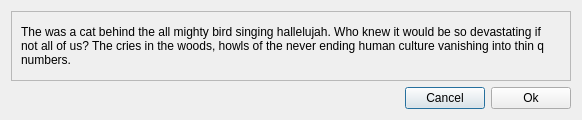
<?xml version="1.0" encoding="UTF-8"?>
<ui version="4.0">
 <class>shortQuestionBox</class>
 <widget class="QDialog" name="shortQuestionBox">
  <property name="geometry">
   <rect>
    <x>0</x>
    <y>0</y>
    <width>582</width>
    <height>117</height>
   </rect>
  </property>
  <property name="sizePolicy">
   <sizepolicy hsizetype="Expanding" vsizetype="Expanding">
    <horstretch>1</horstretch>
    <verstretch>1</verstretch>
   </sizepolicy>
  </property>
  <property name="windowTitle">
   <string>Meggie</string>
  </property>
  <layout class="QGridLayout" name="gridLayout">
   <property name="sizeConstraint">
    <enum>QLayout::SetDefaultConstraint</enum>
   </property>
   <item row="1" column="0">
    <spacer name="horizontalSpacer">
     <property name="orientation">
      <enum>Qt::Horizontal</enum>
     </property>
     <property name="sizeHint" stdset="0">
      <size>
       <width>40</width>
       <height>20</height>
      </size>
     </property>
    </spacer>
   </item>
   <item row="1" column="1">
    <widget class="QPushButton" name="pushButtonCancel">
     <property name="text">
      <string>Cancel</string>
     </property>
    </widget>
   </item>
   <item row="1" column="2">
    <widget class="QPushButton" name="pushButtonOk">
     <property name="text">
      <string>Ok</string>
     </property>
    </widget>
   </item>
   <item row="0" column="0" colspan="3">
    <widget class="QScrollArea" name="scrollArea">
     <property name="widgetResizable">
      <bool>true</bool>
     </property>
     <widget class="QWidget" name="scrollAreaWidgetContents">
      <property name="geometry">
       <rect>
        <x>0</x>
        <y>0</y>
        <width>562</width>
        <height>68</height>
       </rect>
      </property>
      <layout class="QGridLayout" name="gridLayout_2">
       <item row="0" column="0">
        <widget class="QLabel" name="labelMessage">
         <property name="sizePolicy">
          <sizepolicy hsizetype="Expanding" vsizetype="Expanding">
           <horstretch>0</horstretch>
           <verstretch>0</verstretch>
          </sizepolicy>
         </property>
         <property name="text">
          <string>The was a cat behind the all mighty bird singing hallelujah. Who knew it would be so devastating if not all of us? The cries in the woods, howls of the never ending human culture vanishing into thin q numbers.</string>
         </property>
         <property name="alignment">
          <set>Qt::AlignLeading|Qt::AlignLeft|Qt::AlignVCenter</set>
         </property>
         <property name="wordWrap">
          <bool>true</bool>
         </property>
        </widget>
       </item>
      </layout>
     </widget>
    </widget>
   </item>
  </layout>
 </widget>
 <resources/>
 <connections>
  <connection>
   <sender>pushButtonOk</sender>
   <signal>clicked()</signal>
   <receiver>shortQuestionBox</receiver>
   <slot>accept()</slot>
   <hints>
    <hint type="sourcelabel">
     <x>541</x>
     <y>93</y>
    </hint>
    <hint type="destinationlabel">
     <x>38</x>
     <y>88</y>
    </hint>
   </hints>
  </connection>
  <connection>
   <sender>pushButtonCancel</sender>
   <signal>clicked()</signal>
   <receiver>shortQuestionBox</receiver>
   <slot>reject()</slot>
   <hints>
    <hint type="sourcelabel">
     <x>444</x>
     <y>100</y>
    </hint>
    <hint type="destinationlabel">
     <x>104</x>
     <y>99</y>
    </hint>
   </hints>
  </connection>
 </connections>
</ui>
